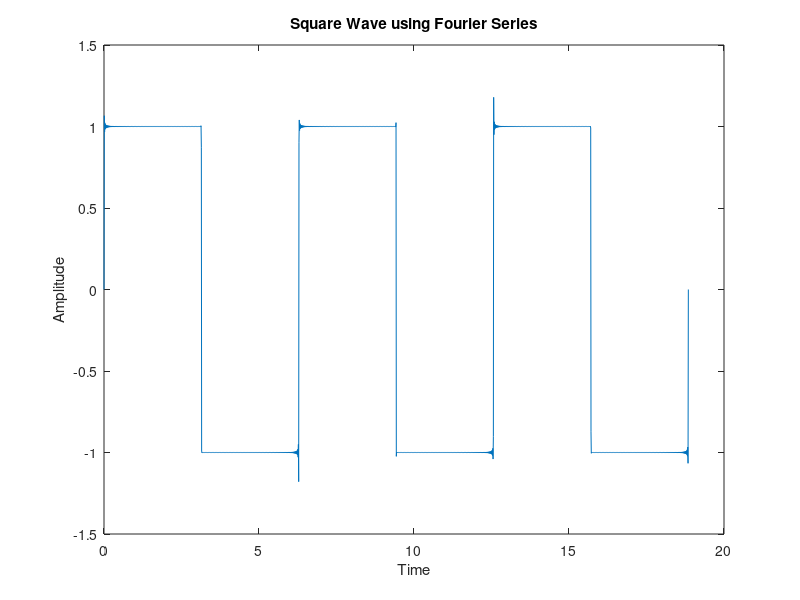

Reproduce this figure in MATLAB.
clc
clear
close all

T = 2*pi;
omega = 2*pi/T;

t = linspace(0,3*T,2000);
x = zeros(size(t));
N = 1000;


for k = 1:2:N
    x = x + (4/pi)*(1/k)*sin(k*omega*t);
end

plot(t,x)
xlabel('Time')
ylabel('Amplitude')
title('Square Wave using Fourier Series')
